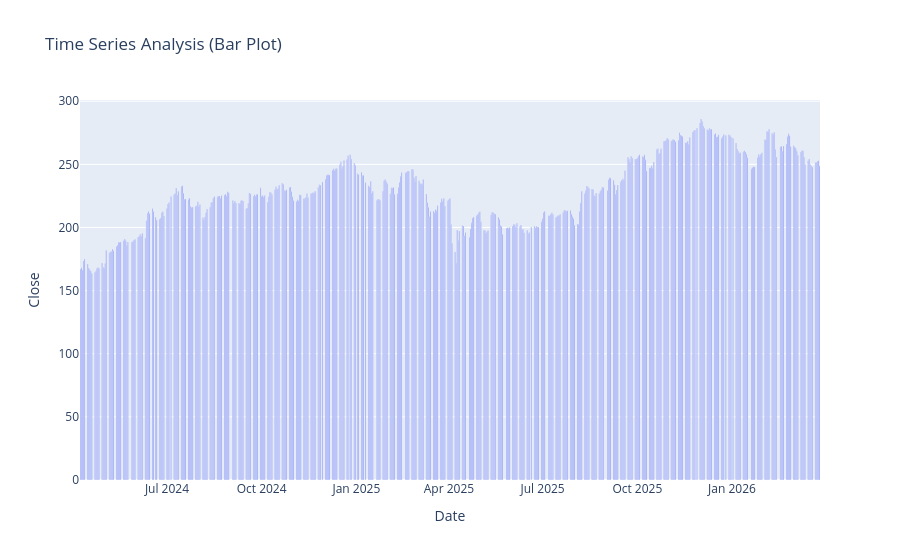

Source (notebook cell):
### Code cell
figure = px.bar(data, x = data.index, 
                y = "Close", 
                title = "Time Series Analysis (Bar Plot)" )
figure.show()

### Figure 1 — Plotly figure (JSON) as saved in the notebook; plotly's stock layout.template omitted (floating-point values rounded to 4 significant figures; data arrays with more than 128 entries replaced by an {"elided": "..."} marker saying what was removed)
{"data": [{"alignmentgroup": "True", "hovertemplate": "Date=%{x}<br>Close=%{y}<extra></extra>", "legendgroup": "", "marker": {"color": "#636efa", "pattern": {"shape": ""}}, "name": "", "offsetgroup": "", "orientation": "v", "showlegend": false, "textposition": "auto", "type": "bar", "x": {"elided": "495 str values"}, "xaxis": "x", "y": {"elided": "495 float values"}, "yaxis": "y"}], "layout": {"autosize": true, "barmode": "relative", "legend": {"tracegroupgap": 0}, "title": {"text": "Time Series Analysis (Bar Plot)"}, "xaxis": {"anchor": "y", "autorange": true, "domain": [0, 1], "range": ["2024-04-07 12:00", "2026-03-27 12:00"], "title": {"text": "Date"}, "type": "date"}, "yaxis": {"anchor": "x", "autorange": true, "domain": [0, 1], "range": [0, 301.0], "title": {"text": "Close"}, "type": "linear"}}}
